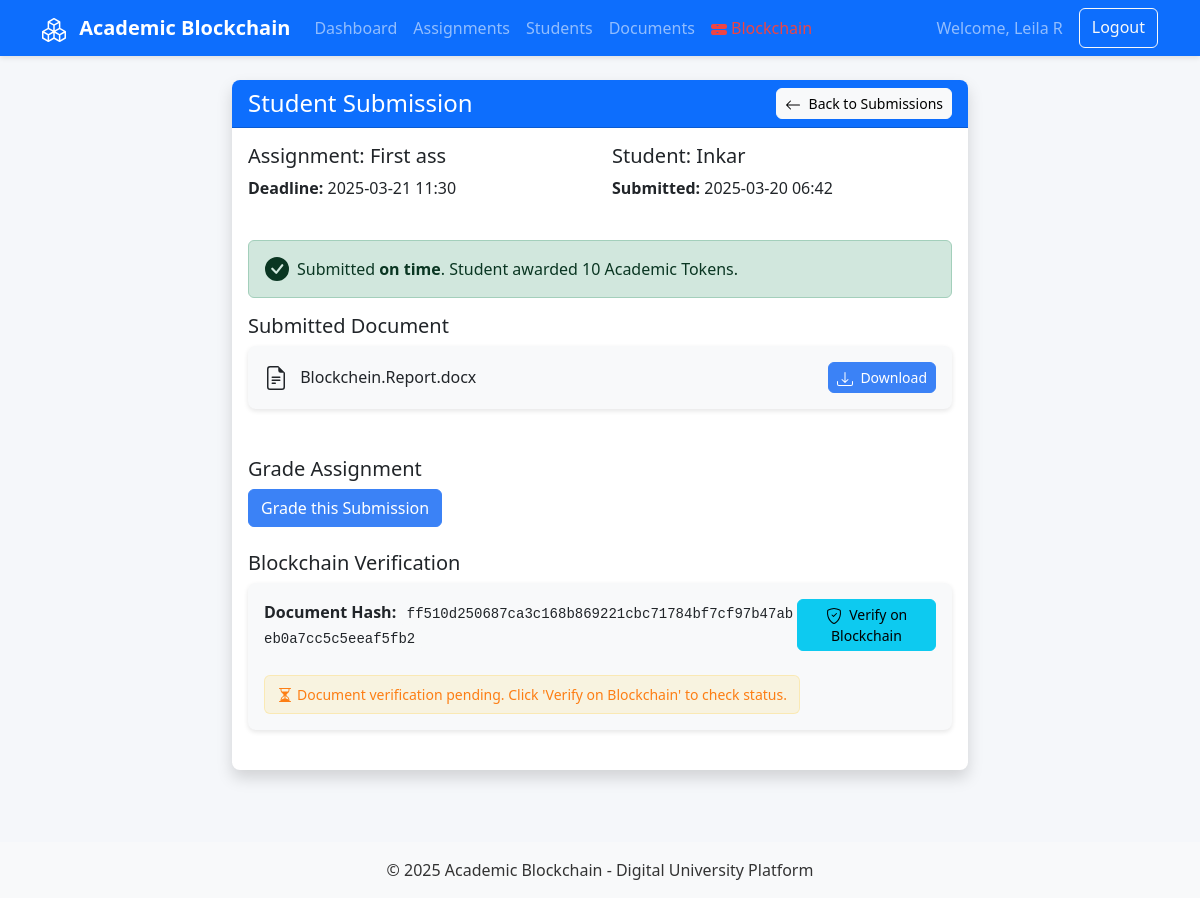
/teacher/view_submission/1 (signed in), run on the app's committed database.
### models/user.py (models this page shows, shortened)
class User(db.Model):
    id = db.Column(db.Integer, primary_key=True)
    name = db.Column(db.String(100), nullable=False)
    email = db.Column(db.String(100), unique=True, nullable=False)
    password_hash = db.Column(db.String(255), nullable=False)
    role = db.Column(db.String(20), nullable=False)  # 'student' or 'teacher'
    blockchain_address = db.Column(db.String(42), nullable=True)  # Ethereum address
    blockchain_wallet_address = db.Column(db.String(42), nullable=True)  # Specific user wallet
    blockchain_nonce = db.Column(db.Integer, default=0)  # For additional security
    photo = db.Column(db.String(255), nullable=True)
    created_at = db.Column(db.DateTime, default=datetime.utcnow)
    last_login = db.Column(db.DateTime, nullable=True)
    total_tokens_earned = db.Column(db.Float, default=0)
    total_tokens_spent = db.Column(db.Float, default=0)
    assignments = db.relationship('Assignment', backref='teacher', lazy=True)
    submissions = db.relationship('Submission', backref='user', lazy=True)
    documents = db.relationship('Document', backref='owner', lazy=True)
    token_transactions = db.relationship('TokenTransaction', backref='user', lazy=True)

### models/assignment.py (models this page shows, shortened)
class Assignment(db.Model):
    id = db.Column(db.Integer, primary_key=True)
    title = db.Column(db.String(100), nullable=False)
    description = db.Column(db.Text, nullable=False)
    deadline = db.Column(db.DateTime, nullable=False)
    teacher_id = db.Column(db.Integer, db.ForeignKey('user.id'), nullable=False)
    created_at = db.Column(db.DateTime, default=datetime.utcnow)
    submissions = db.relationship('Submission', backref='assignment_ref', lazy=True)

### models/submission.py (models this page shows, shortened)
class Submission(db.Model):
    id = db.Column(db.Integer, primary_key=True)
    assignment_id = db.Column(db.Integer, db.ForeignKey('assignment.id'), nullable=False)
    student_id = db.Column(db.Integer, db.ForeignKey('user.id'), nullable=False)
    document_id = db.Column(db.Integer, db.ForeignKey('document.id'), nullable=False)
    submitted_at = db.Column(db.DateTime, default=datetime.utcnow)
    status = db.Column(db.String(20), default='submitted')  # 'submitted', 'graded', 'returned'
    grade = db.Column(db.String(10), nullable=True)
    feedback = db.Column(db.Text, nullable=True)
    graded_at = db.Column(db.DateTime, nullable=True)
    grade_tx = db.Column(db.String(66), nullable=True)  # Transaction hash for grading
    blockchain_verified = db.Column(db.Boolean, default=False)
    grade_verified = db.Column(db.Boolean, default=False)  # New field to track grade verification
    tokens_earned = db.Column(db.Float, default=0)
    assignment = db.relationship('Assignment')  # No backref here
    student = db.relationship('User', backref='student_submissions')
    document = db.relationship('Document')  # No backref here
    def is_on_time(self):
        return self.submitted_at <= self.assignment.deadline

### models/document.py (models this page shows, shortened)
class Document(db.Model):
    id = db.Column(db.Integer, primary_key=True)
    user_id = db.Column(db.Integer, db.ForeignKey('user.id'), nullable=False)
    filename = db.Column(db.String(255), nullable=False)  # Unique filename in storage
    original_filename = db.Column(db.String(255), nullable=False)  # Original upload name
    file_type = db.Column(db.String(50), nullable=False)  # MIME type
    file_size = db.Column(db.Integer, nullable=False)  # Size in bytes
    hash = db.Column(db.String(64), nullable=False)  # SHA-256 hash
    blockchain_tx = db.Column(db.String(66), nullable=True)  # Transaction hash
    nft_token_id = db.Column(db.Integer, nullable=True)  # Token ID if minted as NFT
    document_type = db.Column(db.String(50), nullable=True)  # e.g., 'assignment', 'syllabus', etc.
    uploaded_at = db.Column(db.DateTime, default=datetime.utcnow)
    is_blockchain_verified = db.Column(db.Boolean, default=False)  # New field to track verification
    submission = db.relationship('Submission', backref='document_ref', lazy=True, uselist=False)

### controllers/teacher.py (the view)
@teacher.route('/view_submission/<int:submission_id>')
def view_submission(submission_id):
    user = User.query.get(session['user_id'])
    submission = Submission.query.get_or_404(submission_id)
    assignment = submission.assignment_ref  # Changed from submission.assignment
    if assignment.teacher_id != user.id:
        flash('You do not have permission to view this submission', 'danger')
        return redirect(url_for('teacher.manage_assignments'))
    document = submission.document_ref  # Changed from submission.document
    student = submission.student
    is_verified = document.is_blockchain_verified
    grade_verified = submission.grade_verified if submission.status == 'graded' else None
    return render_template(
        'teacher/view_submission.html',
        submission=submission,
        assignment=assignment,
        document=document,
        student=student,
        is_verified=is_verified,
        grade_verified=grade_verified,
        user=user
    )

### controllers/teacher.py (called while the page is built)
@teacher.before_request
def check_teacher():
    if 'user_id' not in session or session['role'] != 'teacher':
        flash('Please log in as a teacher to access this page', 'warning')
        return redirect(url_for('auth.login'))

### templates/teacher/view_submission.html (shortened to what this page needs)
{% extends "layout.html" %}
{% block content %}
<div class="row justify-content-center">
  <div class="col-md-8">
    <div class="card shadow">
      <div class="card-header bg-primary text-white d-flex justify-content-between align-items-center">
        <h4 class="mb-0">Student Submission</h4>
        <a href="{{ url_for('teacher.view_submissions', assignment_id=assignment.id) }}" class="btn btn-sm btn-light">
          <svg xmlns="http://www.w3.org/2000/svg" width="16" height="16" fill="currentColor" class="bi bi-arrow-left me-1" viewBox="0 0 16 16">
            <path fill-rule="evenodd" d="M15 8a.5.5 0 0 0-.5-.5H2.707l3.147-3.146a.5.5 0 1 0-.708-.708l-4 4a.5.5 0 0 0 0 .708l4 4a.5.5 0 0 0 .708-.708L2.707 8.5H14.5A.5.5 0 0 0 15 8z"/>
          </svg>
          Back to Submissions
        </a>
      </div>
      <div class="card-body">
        <div class="row mb-4">
          <div class="col-md-6">
            <h5>Assignment: {{ assignment.title }}</h5>
            <p><strong>Deadline:</strong> {{ assignment.deadline.strftime('%Y-%m-%d %H:%M') }}</p>
          </div>
          <div class="col-md-6">
            <h5>Student: {{ student.name }}</h5>
            <p><strong>Submitted:</strong> {{ submission.submitted_at.strftime('%Y-%m-%d %H:%M') }}</p>
          </div>
        </div>
        <div class="alert {{ 'alert-success' if submission.is_on_time() else 'alert-warning' }}">
          <div class="d-flex align-items-center">
            {% if submission.is_on_time() %}
            <span>Submitted <strong>on time</strong>. Student awarded 10 Academic Tokens.</span>
            {% endif %}
          </div>
        </div>
        <div class="row mb-4">
          <div class="col-md-12">
            <h5>Submitted Document</h5>
            <div class="card bg-light">
              <div class="card-body">
                <div class="d-flex justify-content-between align-items-center">
                  <div>
                    {{ document.original_filename }}
                  </div>
                  <div>
                    <a href="{{ url_for('teacher.download_document', document_id=document.id) }}" class="btn btn-sm btn-primary">
                      Download
                    </a>
                  </div>
                </div>
              </div>
            </div>
          </div>
        </div>
        {% if submission.status == 'graded' %}
        <div class="row mb-4">
          <div class="col-md-12">
            <h5>Grade & Feedback</h5>
            <div class="card border-success">
              <div class="card-header bg-success text-white">
                <div class="d-flex justify-content-between align-items-center">
                  <h5 class="mb-0">Grade: {{ submission.grade }}</h5>
                  <span>Graded on: {{ submission.graded_at.strftime('%Y-%m-%d') }}</span>
                </div>
              </div>
              <div class="card-body">
                <h6>Feedback:</h6>
                <p>{{ submission.feedback }}</p>
              </div>
            </div>
          </div>
        </div>
        {% else %}
        <div class="row mb-4">
          <div class="col-md-12">
            <h5>Grade Assignment</h5>
            <a href="{{ url_for('teacher.grade_submission', submission_id=submission.id) }}" class="btn btn-primary">Grade this Submission</a>
          </div>
        </div>
        {% endif %}
        <div class="row">
          <div class="col-md-12">
            <h5>Blockchain Verification</h5>
            <div class="card bg-light">
              <div class="card-body">
                <div class="d-flex justify-content-between align-items-center mb-3">
                  <div>
                    <strong>Document Hash:</strong>
                    <span class="blockchain-hash">{{ document.hash }}</span>
                  </div>
                  <a href="{{ url_for('blockchain.verify_document', document_id=document.id) }}" class="btn btn-sm btn-info">
                    Verify on Blockchain
                  </a>
                </div>
                {% if document.is_blockchain_verified %}
                <div class="verification-status verification-success">
                  <svg xmlns="http://www.w3.org/2000/svg" width="16" height="16" fill="currentColor" class="bi bi-check-circle-fill me-1" viewBox="0 0 16 16">
                    <path d="M16 8A8 8 0 1 1 0 8a8 8 0 0 1 16 0zm-3.97-3.03a.75.75 0 0 0-1.08.022L7.477 9.417 5.384 7.323a.75.75 0 0 0-1.06 1.06L6.97 11.03a.75.75 0 0 0 1.079-.02l3.992-4.99a.75.75 0 0 0-.01-1.05z"/>
                  </svg>
                  Document verified on blockchain. NFT Token ID: {{ document.nft_token_id or "Pending" }}
                </div>
                {% else %}
                <div class="verification-status verification-pending">
                  Document verification pending. Click 'Verify on Blockchain' to check status.
                </div>
                {% endif %}
              </div>
            </div>
          </div>
        </div>
      </div>
    </div>
  </div>
</div>
{% endblock %}

### templates/layout.html (shortened to what this page needs)
<!DOCTYPE html>
<html lang="en">
<head>
    <link rel="stylesheet" href="https://cdn.jsdelivr.net/npm/bootstrap@5.3.0/dist/css/bootstrap.min.css">
    <link rel="stylesheet" href="{{ url_for('static', filename='css/style.css') }}">
</head>
<body>
{% block navbar %}
<nav class="navbar navbar-expand-lg navbar-dark bg-primary">
    <div class="container">
        <a class="navbar-brand" href="{{ url_for('auth.index') }}">
            Academic Blockchain
        </a>
        <div class="collapse navbar-collapse" id="navbarNav">
            <ul class="navbar-nav me-auto">
                {% if session.user_id %}
                {% if session.role == 'student' %}
                <li class="nav-item">
                    <a class="nav-link {% if request.endpoint == 'student.dashboard' %}active{% endif %}" href="{{ url_for('student.dashboard') }}">Dashboard</a>
                </li>
                <li class="nav-item">
                    <a class="nav-link {% if request.endpoint == 'student.view_assignments' %}active{% endif %}" href="{{ url_for('student.view_assignments') }}">Assignments</a>
                </li>
                <li class="nav-item">
                    <a class="nav-link {% if request.endpoint == 'student.view_documents' %}active{% endif %}" href="{{ url_for('student.view_documents') }}">My Documents</a>
                </li>
                <li class="nav-item">
                    <a class="nav-link {% if request.endpoint == 'student.view_tokens' %}active{% endif %}" href="{{ url_for('student.view_tokens') }}">My Tokens</a>
                </li>
                {% elif session.role == 'teacher' %}
                <li class="nav-item">
                    <a class="nav-link {% if request.endpoint == 'teacher.dashboard' %}active{% endif %}" href="{{ url_for('teacher.dashboard') }}">Dashboard</a>
                </li>
                <li class="nav-item">
                    <a class="nav-link {% if request.endpoint == 'teacher.manage_assignments' %}active{% endif %}" href="{{ url_for('teacher.manage_assignments') }}">Assignments</a>
                </li>
                <li class="nav-item">
                    <a class="nav-link {% if request.endpoint == 'teacher.view_students' %}active{% endif %}" href="{{ url_for('teacher.view_students') }}">Students</a>
                </li>
                <li class="nav-item">
                    <a class="nav-link {% if request.endpoint == 'teacher.view_documents' %}active{% endif %}" href="{{ url_for('teacher.view_documents') }}">Documents</a>
                </li>
                {% endif %}
                <li class="nav-item">
                    <a class="nav-link {% if request.endpoint == 'blockchain.blockchain_status' %}active{% endif %}" href="{{ url_for('blockchain.blockchain_status') }}">
                        <span id="blockchain-status-indicator" class="blockchain-status-unknown">
                            Blockchain
                        </span>
                    </a>
                </li>
                {% endif %}
            </ul>
            <div class="d-flex">
                {% if session.user_id %}
                <span class="navbar-text me-3">Welcome, {{ session.name }}</span>
                <a href="{{ url_for('auth.logout') }}" class="btn btn-outline-light">Logout</a>
                {% else %}
                <a href="{{ url_for('auth.login') }}" class="btn btn-outline-light me-2">Login</a>
                <a href="{{ url_for('auth.register') }}" class="btn btn-light">Register</a>
                {% endif %}
            </div>
        </div>
    </div>
</nav>
{% endblock %}
<div class="container mt-4">
    {% block content %}{% endblock %}
</div>
{% block footer %}
<footer class="bg-light py-3 mt-5">
    <div class="container text-center">
        <p class="mb-0">&copy; 2025 Academic Blockchain - Digital University Platform</p>
    </div>
</footer>
{% endblock %}
</body>
</html>

### static/css/style.css (style rules this page uses)
body { font-family: 'Segoe UI', Roboto, 'Helvetica Neue', Arial, sans-serif; background-color: #f5f7fa; color: #333; }
.card { border-radius: 0.5rem; box-shadow: 0 2px 5px rgba(0, 0, 0, 0.1); border: none; margin-bottom: 1.5rem; }
.card-header { border-radius: 0.5rem 0.5rem 0 0 !important; font-weight: 500; }
.btn { border-radius: 0.375rem; font-weight: 500; }
.btn-primary { background-color: #3b82f6; border-color: #3b82f6; }
.navbar { box-shadow: 0 2px 5px rgba(0, 0, 0, 0.1); }
.navbar-brand { font-weight: 600; }
footer { background-color: #f8f9fa; margin-top: 2rem; padding: 1rem 0; }
.blockchain-hash { font-family: monospace; background-color: #f1f5f9; padding: 0.5rem; border-radius: 0.375rem; overflow-x: auto; font-size: 0.875rem; }
.verification-status { display: inline-flex; align-items: center; padding: 0.25rem 0.5rem; border-radius: 0.375rem; font-size: 0.875rem; margin-top: 0.5rem; }
.verification-pending { background-color: rgba(245, 158, 11, 0.1); color: #f59e0b; border: 1px solid rgba(245, 158, 11, 0.2); }

### templates/teacher/view_submission.html (style rules this page uses)
.blockchain-hash { font-family: monospace; background-color: #f8f9fa; padding: 0.2rem 0.4rem; border-radius: 0.25rem; font-size: 0.875rem; word-break: break-all; }
.verification-status { display: inline-flex; align-items: center; padding: 0.5rem 0.75rem; border-radius: 0.375rem; font-size: 0.875rem; }
.verification-pending { background-color: rgba(255, 193, 7, 0.1); color: #fd7e14; border: 1px solid rgba(255, 193, 7, 0.2); }

### templates/layout.html (style rules this page uses)
.blockchain-status-error { color: #ef4444; }

### data on the page
User: name "Leila R"
Assignment: title "First ass", deadline "2025-03-21 11:30"
User: name "Inkar"
Submission: submitted_at "2025-03-20 06:42"
Document: original_filename "Blockchein.Report.docx", hash "ff510d250687ca3c168b869221cbc71784bf7cf97b47abeb0a7cc5c5eeaf5fb2"
